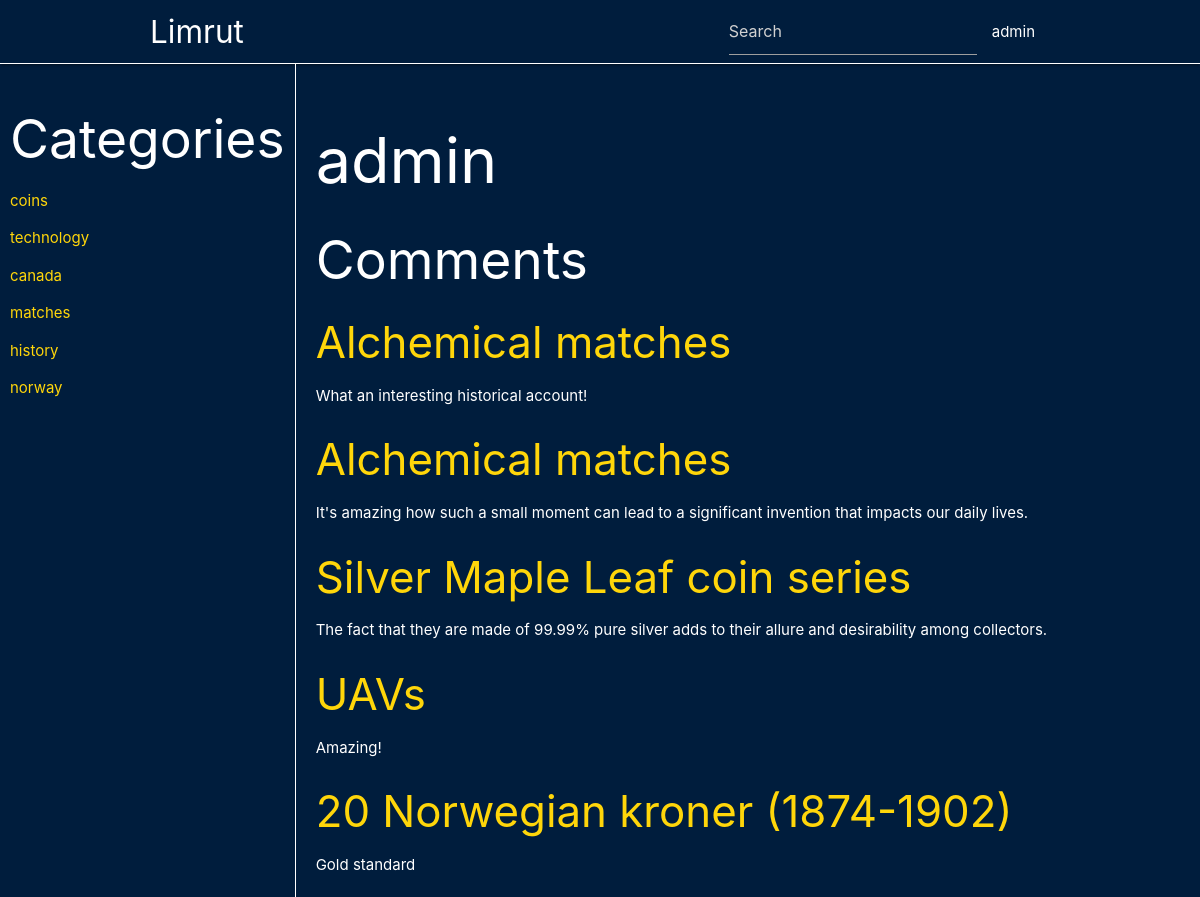
The app's page /profile (signed in) with its own data.
### post/models.py (models this page shows, shortened)
class Category(models.Model):
    name = models.TextField()
    slug = models.SlugField(unique=True, db_index=True)
    class Meta:
        verbose_name = 'Категория'
        verbose_name_plural = 'Категории'

class Comment(models.Model):
    content = models.TextField()
    date = models.DateTimeField(auto_now_add=True)
    author = models.ForeignKey(User, on_delete=models.PROTECT, blank=True, null=True)
    article = models.ForeignKey(Article, on_delete=models.CASCADE)
    class Meta:
        verbose_name = 'Комент'
        verbose_name_plural = 'Коменты'

class Article(models.Model):
    title = models.TextField()
    slug = models.SlugField(db_index=True)
    content = models.TextField()
    image = models.ImageField(upload_to='', blank=True, null=True)
    category = models.ManyToManyField('Category', blank=True, null=True)
    def __str__(self):
        return self.title
    class Meta:
        verbose_name = 'Статья'
        verbose_name_plural = 'Статьи'

### post/views.py (the view)
# urls.py: path('profile', Profile.as_view(), name = 'profile'),
class Profile(LoginRequiredMixin, DataMixin, View):
    def get(self, request):
        c_def = self.get_data(title = 'Profile')
        context = dict(list(c_def.items()))
        context['comment_list'] = Comment.objects.filter(author = context['user'])
        return render(request, 'post/profile.html', context)

### post/forms.py
class SearchForm(forms.Form):
    query = forms.CharField(widget=forms.TextInput(attrs={'class': 'input-field', 'placeholder': 'Search', 'id': 'input', 'list': 'res'}))

### post/utils.py (called while the page is built)
    def get_data(self, **kwargs):
        context = kwargs
        context['cats'] = Category.objects.annotate(article_count = Count('article')).order_by('-article_count')
        context['search_form'] = SearchForm()
        context['is_admin'] = self.request.user.is_superuser
        context['is_auth'] = self.request.user.is_authenticated
        context['user'] = self.request.user
        return context

### post/templates/post/profile.html
{% extends 'post/base.html' %}
{% block content %}
<h1>{{ user }}</h1>
<h2>Comments</h2>
{% for c in comment_list %}
    <h3><a href="{% url 'article' c.article.slug %}#{{ c.pk }}">{{ c.article }}</a></h3>
    {{ c.content }}
{% endfor %}
{% endblock %}

### post/templates/post/base.html (shortened to what this page needs)
{% load static %}
<!DOCTYPE html>
<html lang="en">
<head>
    <link rel="stylesheet" href="https://cdnjs.cloudflare.com/ajax/libs/materialize/1.0.0/css/materialize.min.css">
    <link rel="stylesheet" href="{% static 'post/css/style.css' %}">
</head>
<body>
    <nav>
        <div class="nav-wrapper">
          <a href="{% url 'home' %}" class="brand-logo">Limrut</a>
          <ul id="nav-mobile" class="right hide-on-med-and-down">
            <li>
              <form action="{% url 'search' %}">
                {% for f in search_form %}
                  {{ f }}
                {% endfor %}
              </form>
            </li>
            {% if is_auth %}
              <li>
                <a href="{% url 'profile' %}">{{ user }}</a>
              </li>
            {% endif %}
          </ul>
        </div>
      </nav>
      <div class="main">
        <div class="tab">
          <h2>Categories</h2>
          {% for c in cats %}
            <p><a href="{% url 'category' c.slug %}">{{ c.name }}</a></p>
          {% endfor %}
        </div>
        <div class="content">
          {% block content %}
          {% endblock %}
        </div>
      </div>
</body>
</html>

### post/static/post/css/style.css (style rules this page uses)
body, nav, .pagination li a, input, textarea { background-color: #001d3d; color: #fff; }
nav { border-bottom: 1px solid #fff; }
a { color: #ffd60a; }
.content, .nav-wrapper { width: 75%; }
.nav-wrapper { margin: 0 auto; }
.content { padding: 20px; }
.main { display: flex; }
.tab { padding: 10px; border-right: 1px solid #fff; }

### records on screen
Category: name "coins"
Category: name "technology"
Category: name "canada"
Category: name "matches"
Category: name "history"
Category: name "norway"
Comment: article "Alchemical matches", content "What an interesting historical account!"
Comment: article "Alchemical matches", content "It's amazing how such a small moment can lead to a significant invention that impacts our daily lives."
Comment: article "Silver Maple Leaf coin series", content "The fact that they are made of 99.99% pure silver adds to their allure and desirability among collectors."
Comment: article "UAVs", content "Amazing!"
Comment: article "20 Norwegian kroner (1874-1902)", content "Gold standard"

### other values on screen
{{ user }} "admin"
